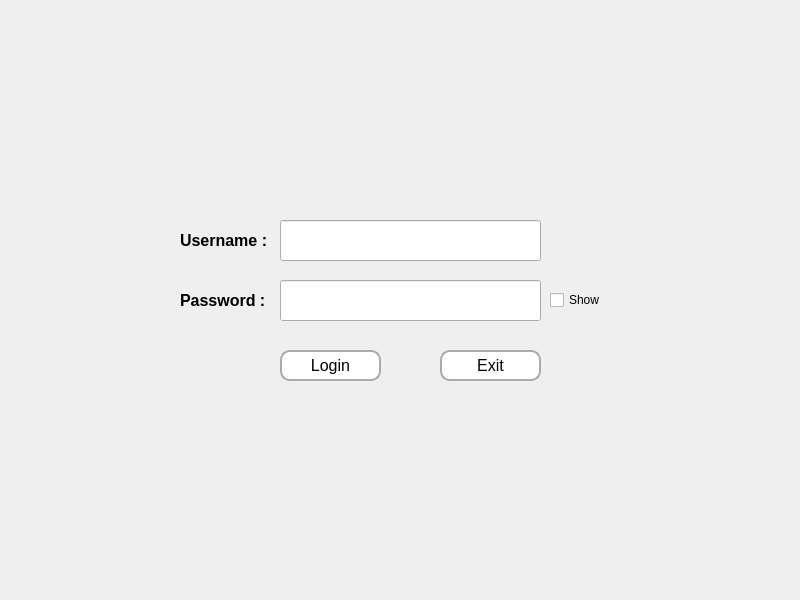
<?xml version="1.0" encoding="UTF-8"?>
<ui version="4.0">
 <class>MainWindow</class>
 <widget class="QMainWindow" name="MainWindow">
  <property name="geometry">
   <rect>
    <x>0</x>
    <y>0</y>
    <width>800</width>
    <height>600</height>
   </rect>
  </property>
  <property name="maximumSize">
   <size>
    <width>800</width>
    <height>600</height>
   </size>
  </property>
  <property name="windowTitle">
   <string>MainWindow</string>
  </property>
  <widget class="QWidget" name="centralwidget">
   <widget class="QLabel" name="icon">
    <property name="geometry">
     <rect>
      <x>130</x>
      <y>50</y>
      <width>471</width>
      <height>131</height>
     </rect>
    </property>
    <property name="text">
     <string/>
    </property>
    <property name="pixmap">
     <pixmap>logo (1).png</pixmap>
    </property>
    <property name="scaledContents">
     <bool>true</bool>
    </property>
   </widget>
   <widget class="QLineEdit" name="user_name_lineedit">
    <property name="geometry">
     <rect>
      <x>280</x>
      <y>220</y>
      <width>261</width>
      <height>41</height>
     </rect>
    </property>
    <property name="styleSheet">
     <string notr="true">QPushButton{
color:rgb(0, 0, 0);
background-color: rgb(255, 255, 255);
border-radius: 10px;
border: 2px solid rgb(171, 171, 171);
}
QPushButton:hover {
    background-color:rgb(255, 226, 229);
}
QPushButton:pressed {
    background-color: rgb(218, 30, 60);
	color: rgb(255, 255, 255)
}</string>
    </property>
   </widget>
   <widget class="QLabel" name="user_name_label">
    <property name="geometry">
     <rect>
      <x>180</x>
      <y>220</y>
      <width>91</width>
      <height>41</height>
     </rect>
    </property>
    <property name="text">
     <string>&lt;html&gt;&lt;head/&gt;&lt;body&gt;&lt;p&gt;&lt;span style=&quot; font-size:12pt; font-weight:700;&quot;&gt;Username :&lt;/span&gt;&lt;/p&gt;&lt;/body&gt;&lt;/html&gt;</string>
    </property>
   </widget>
   <widget class="QLabel" name="password_label">
    <property name="geometry">
     <rect>
      <x>180</x>
      <y>280</y>
      <width>91</width>
      <height>41</height>
     </rect>
    </property>
    <property name="text">
     <string>&lt;html&gt;&lt;head/&gt;&lt;body&gt;&lt;p&gt;&lt;span style=&quot; font-size:12pt; font-weight:700;&quot;&gt;Password :&lt;/span&gt;&lt;/p&gt;&lt;/body&gt;&lt;/html&gt;</string>
    </property>
   </widget>
   <widget class="QLineEdit" name="password_lineedit">
    <property name="geometry">
     <rect>
      <x>280</x>
      <y>280</y>
      <width>261</width>
      <height>41</height>
     </rect>
    </property>
    <property name="styleSheet">
     <string notr="true">QPushButton{
color:rgb(0, 0, 0);
background-color: rgb(255, 255, 255);
border-radius: 10px;
border: 2px solid rgb(171, 171, 171);
}
QPushButton:hover {
    background-color:rgb(255, 226, 229);
}
QPushButton:pressed {
    background-color: rgb(218, 30, 60);
	color: rgb(255, 255, 255)
}</string>
    </property>
    <property name="echoMode">
     <enum>QLineEdit::Password</enum>
    </property>
   </widget>
   <widget class="QCheckBox" name="show_password">
    <property name="geometry">
     <rect>
      <x>550</x>
      <y>290</y>
      <width>75</width>
      <height>20</height>
     </rect>
    </property>
    <property name="text">
     <string>Show</string>
    </property>
   </widget>
   <widget class="QPushButton" name="login_button">
    <property name="geometry">
     <rect>
      <x>280</x>
      <y>350</y>
      <width>101</width>
      <height>31</height>
     </rect>
    </property>
    <property name="font">
     <font>
      <pointsize>12</pointsize>
     </font>
    </property>
    <property name="styleSheet">
     <string notr="true">QPushButton{
background-color: rgb(255, 255, 255);
border-radius: 10px;
border: 2px solid rgb(171, 171, 171);
}
QPushButton:hover {
    background-color:rgb(255, 226, 229);
}
QPushButton:pressed {
    background-color: rgb(218, 30, 60);
	color: rgb(255, 255, 255)
}</string>
    </property>
    <property name="text">
     <string>Login</string>
    </property>
   </widget>
   <widget class="QPushButton" name="exit">
    <property name="geometry">
     <rect>
      <x>440</x>
      <y>350</y>
      <width>101</width>
      <height>31</height>
     </rect>
    </property>
    <property name="font">
     <font>
      <pointsize>12</pointsize>
     </font>
    </property>
    <property name="styleSheet">
     <string notr="true">QPushButton{
background-color: rgb(255, 255, 255);
border-radius: 10px;
border: 2px solid rgb(171, 171, 171);
}
QPushButton:hover {
    background-color:rgb(255, 226, 229);
}
QPushButton:pressed {
    background-color: rgb(218, 30, 60);
	color: rgb(255, 255, 255)
}</string>
    </property>
    <property name="text">
     <string>Exit</string>
    </property>
   </widget>
   <widget class="QLabel" name="backgroung_png">
    <property name="geometry">
     <rect>
      <x>0</x>
      <y>0</y>
      <width>800</width>
      <height>600</height>
     </rect>
    </property>
    <property name="maximumSize">
     <size>
      <width>800</width>
      <height>600</height>
     </size>
    </property>
    <property name="text">
     <string/>
    </property>
    <property name="pixmap">
     <pixmap>../../Downloads/WhiteGrey.png</pixmap>
    </property>
    <property name="scaledContents">
     <bool>true</bool>
    </property>
    <property name="alignment">
     <set>Qt::AlignCenter</set>
    </property>
   </widget>
   <zorder>backgroung_png</zorder>
   <zorder>icon</zorder>
   <zorder>user_name_lineedit</zorder>
   <zorder>user_name_label</zorder>
   <zorder>password_label</zorder>
   <zorder>password_lineedit</zorder>
   <zorder>show_password</zorder>
   <zorder>login_button</zorder>
   <zorder>exit</zorder>
  </widget>
 </widget>
 <resources/>
 <connections/>
</ui>
